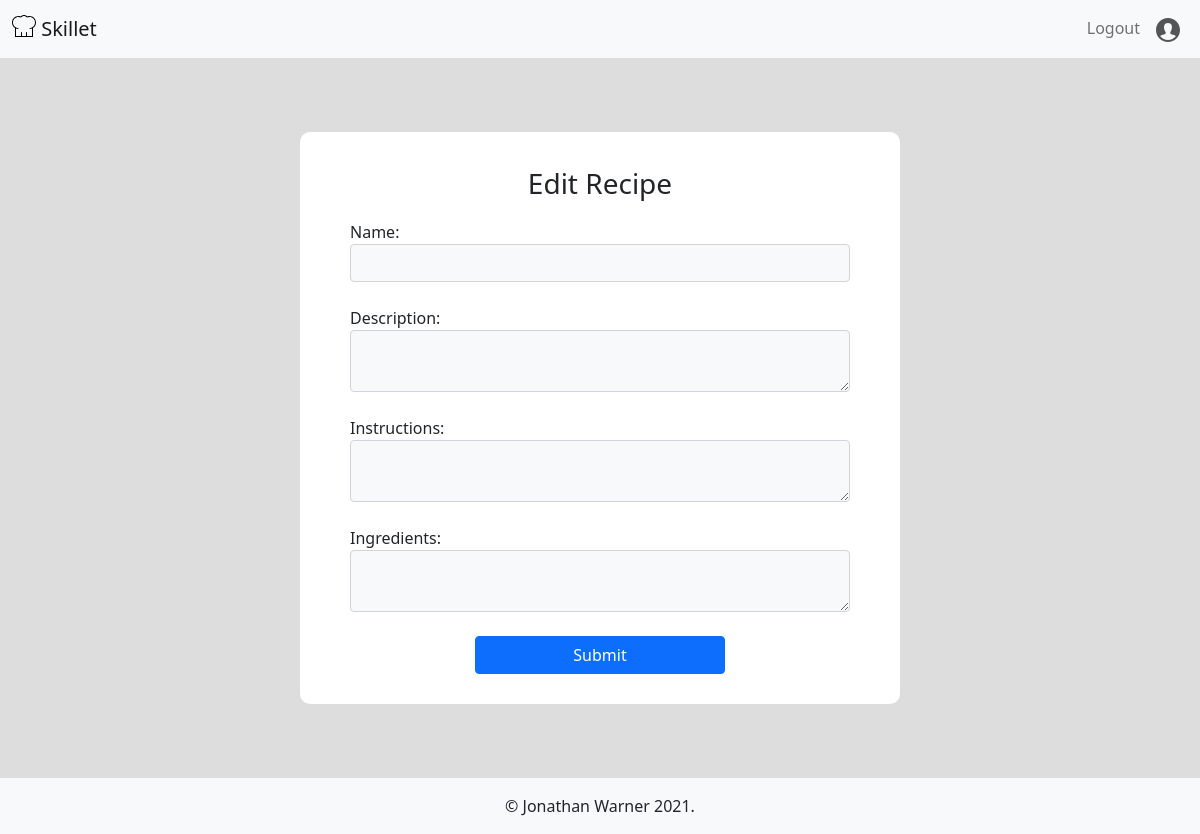
Page /edit_recipe/3 (signed in) on the earlier database version.
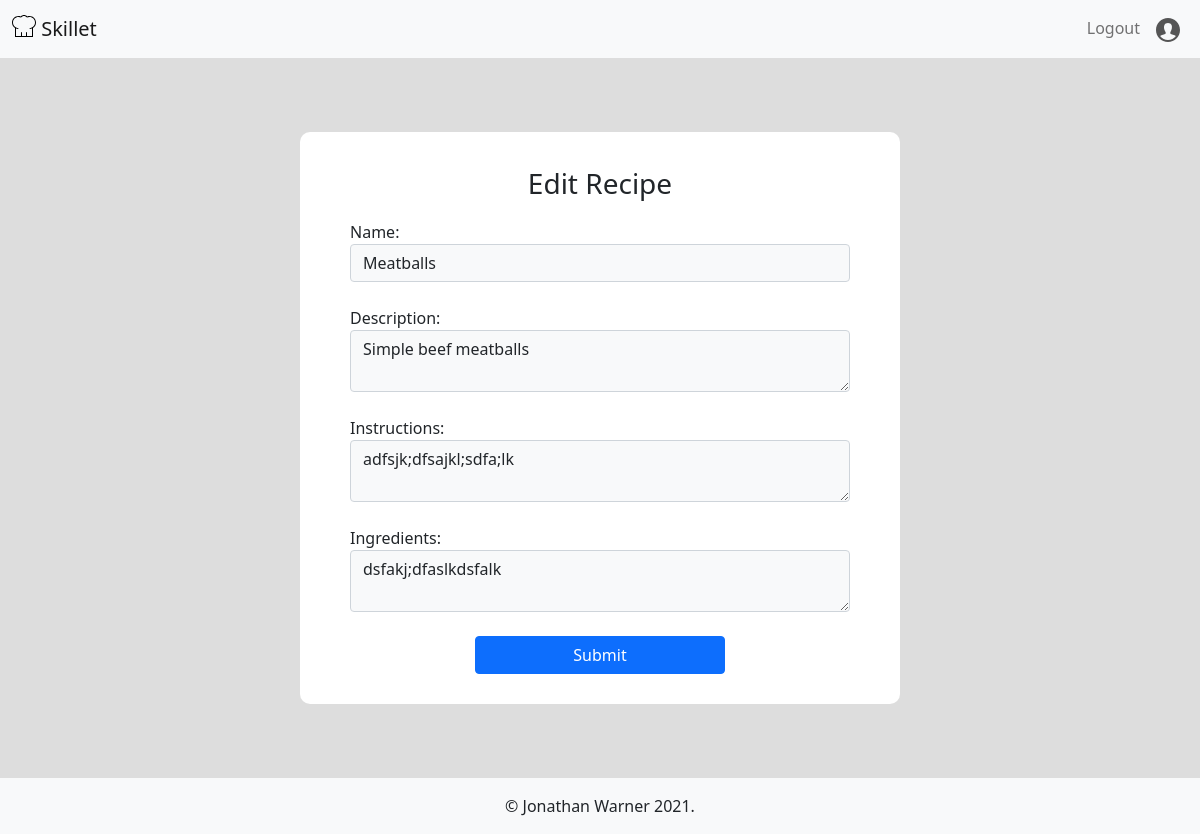
Same page on the later database version.
### skillet/models.py (models this page shows, shortened)
class Recipe(db.Model):
    __tablename__ = 'recipe'
    id = db.Column(db.Integer, primary_key=True)
    name = db.Column(db.String(80), nullable=False)
    description = db.Column(db.String(300), nullable=False)
    ingredients = db.Column(db.String(600), nullable=False)
    instructions = db.Column(db.String(600), nullable=False)
    created_by_id = db.Column(db.Integer, db.ForeignKey('user.id'))
    created_by = db.relationship('User')
    meals = db.relationship(
        'Meal', secondary='meal_recipes', back_populates="recipes")

### skillet/post/routes.py (the view, shortened to what this page needs)
@post.route('/edit_recipe/<id>', methods=["GET", "POST"])
@login_required
def edit_recipe(id):
    recipe = Recipe.query.get(id)
    form = RecipeForm(obj=recipe)
    print(form.errors)
    return render_template('edit_recipe.html', form=form, recipe=recipe)

### skillet/post/forms.py
class RecipeForm(FlaskForm):
    name = StringField('Name', validators=[Length(min=3, max=80)])
    description = TextAreaField(
        'Description', validators=[DataRequired(), Length(min=1, max=300)])
    instructions = TextAreaField(
        'Instructions', validators=[DataRequired(), Length(min=3, max=600)])
    ingredients = TextAreaField(
        'Ingredients', validators=[DataRequired(), Length(min=3, max=600)])
    submit = SubmitField('Submit')

### skillet/models.py (called while the page is built)
@login_manager.user_loader
def load_user(id):
    return User.query.get(id)

### skillet/templates/edit_recipe.html (shortened to what this page needs)
{% extends 'base.html' %}
{% block content %}
<section class="form-section">
    <div class="form-container col-10 col-md-8 col-lg-6">
        <p class="fs-3 text-center">Edit Recipe</p>
        <form action="{{url_for('post.edit_recipe', id=recipe.id)}}" method="POST">
            <fieldset>
                {% for field in form %}
                {% if field != form.csrf_token and field != form.submit%}
                {{field.label}}:
                {{field(class_="form-control mb-4 bg-light")}}
                {% endif %}
                {% endfor %}
                {{form.submit(class_="btn btn-primary px-5 col-6 offset-3")}}
            </fieldset>
        </form>
    </div>
</section>
{% endblock content %}

### skillet/templates/base.html (shortened to what this page needs)
<!DOCTYPE html>
<html lang="en">
<head>
    <link href="https://cdn.jsdelivr.net/npm/bootstrap@5.0.0-beta2/dist/css/bootstrap.min.css" rel="stylesheet"
>
    <link href="{{ url_for('static', filename='styles.css') }}" rel="stylesheet">
</head>
<body>
    <nav class="navbar navbar-expand-lg navbar-light bg-light">
        <div class="container-fluid">
            <a class="navbar-brand" href="/">
                Skillet
            </a>
            <div class="collapse navbar-collapse" id="navbarSupportedContent">
                <ul class="navbar-nav ms-auto">
                    {% if current_user.is_authenticated %}
                    <li>
                        <a class="nav-link" href="/logout">Logout</a>
                    </li>
                    <li>
                        <a class="nav-link profile-icon" href="/profile/{{current_user.id}}">
                        </a>
                    </li>
                    {% else %}
                    <li class="nav-item">
                        <a class="nav-link" href="/login">Login</a>
                    </li>
                    {% endif %}
                </ul>
            </div>
        </div>
    </nav>
    {% block content %}{% endblock %}
    <footer class="text-center p-3 bg-light text-dark">
        <p class="fs-6 m-0"> &copy; Jonathan Warner 2021.</p>
    </footer>
</body>
</html>

### skillet/static/styles.css (style rules this page uses)
.auth-section, .form-section { display: flex; flex-direction: column; align-items: center; justify-content: center; background-color: rgb(221, 221, 221); min-height: 90vh; }
.auth-container, .form-container { padding: 30px 50px; margin: 30px 0; background-color: white; border-radius: 10px; }
.fs-6 { font-size: 0.2em; }

Differences in the rows shown:
added Recipe: name "Meatballs" "Simple beef meatballs" "adfsjk;dfsajkl;sdfa;lk" "dsfakj;dfaslkdsfalk"
